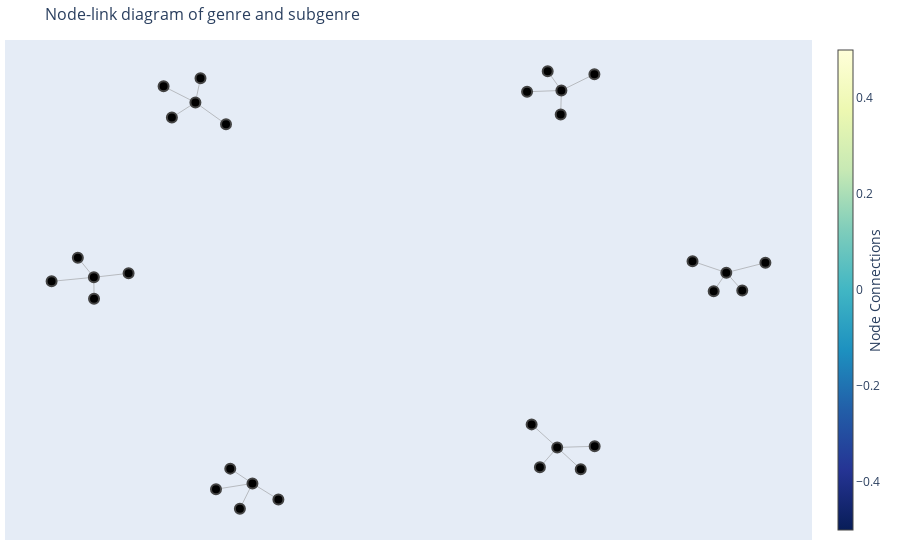

The cell this chart's notebook holds for it:
### Code cell


### Figure 1 — Plotly figure (JSON) as saved in the notebook; plotly's stock layout.template omitted (floating-point values rounded to 4 significant figures)
{"data": [{"hoverinfo": "none", "line": {"color": "#888", "width": 0.5}, "mode": "lines", "type": "scatter", "x": [-0.7971, -0.7966, null, -0.7971, -0.9089, null, -0.7971, -0.7052, null, -0.7971, -0.8394, null, -0.3776, -0.4363, null, -0.3776, -0.4108, null, -0.3776, -0.474, null, -0.3776, -0.309, null, 0.8758, 0.7865, null, 0.8758, 0.9792, null, 0.8758, 0.918, null, 0.8758, 0.8424, null, -0.5285, -0.4475, null, -0.5285, -0.515, null, -0.5285, -0.5907, null, -0.5285, -0.6126, null, 0.4286, 0.4908, null, 0.4286, 0.3609, null, 0.4286, 0.3828, null, 0.4286, 0.5276, null, 0.4396, 0.4378, null, 0.4396, 0.5269, null, 0.4396, 0.3488, null, 0.4396, 0.4034, null], "y": [0.01517, -0.07892, null, 0.01517, -0.002679, null, 0.01517, 0.03239, null, 0.01517, 0.1013, null, -0.8889, -0.8241, null, -0.8889, -1, null, -0.8889, -0.9144, null, -0.8889, -0.9595, null, 0.03538, 0.0856, null, 0.03538, 0.07886, null, 0.03538, -0.04317, null, 0.03538, -0.04598, null, 0.7818, 0.6859, null, 0.7818, 0.8882, null, 0.7818, 0.7156, null, 0.7818, 0.8525, null, -0.7312, -0.8264, null, -0.7312, -0.63, null, -0.7312, -0.8179, null, -0.7312, -0.7261, null, 0.8345, 0.7288, null, 0.8345, 0.9058, null, 0.8345, 0.8287, null, 0.8345, 0.9187, null]}, {"hoverinfo": "text", "marker": {"color": [], "colorbar": {"thickness": 15, "title": {"side": "right", "text": "Node Connections"}, "xanchor": "left"}, "colorscale": [[0, "rgb(255,255,217)"], [0.125, "rgb(237,248,177)"], [0.25, "rgb(199,233,180)"], [0.375, "rgb(127,205,187)"], [0.5, "rgb(65,182,196)"], [0.625, "rgb(29,145,192)"], [0.75, "rgb(34,94,168)"], [0.875, "rgb(37,52,148)"], [1, "rgb(8,29,88)"]], "line": {"width": 2}, "reversescale": true, "size": 10}, "mode": "markers", "type": "scatter", "x": [-0.7971, -0.7966, -0.9089, -0.7052, -0.8394, -0.3776, -0.4363, -0.4108, -0.474, -0.309, 0.8758, 0.7865, 0.9792, 0.918, 0.8424, -0.5285, -0.4475, -0.515, -0.5907, -0.6126, 0.4286, 0.4908, 0.3609, 0.3828, 0.5276, 0.4396, 0.4378, 0.5269, 0.3488, 0.4034], "y": [0.01517, -0.07892, -0.002679, 0.03239, 0.1013, -0.8889, -0.8241, -1, -0.9144, -0.9595, 0.03538, 0.0856, 0.07886, -0.04317, -0.04598, 0.7818, 0.6859, 0.8882, 0.7156, 0.8525, -0.7312, -0.8264, -0.63, -0.8179, -0.7261, 0.8345, 0.7288, 0.9058, 0.8287, 0.9187]}], "layout": {"annotations": [{"showarrow": false, "text": "", "x": 0.005, "xref": "paper", "y": -0.002, "yref": "paper"}], "hovermode": "closest", "margin": {"b": 20, "l": 5, "r": 5, "t": 40}, "showlegend": false, "title": {"font": {"size": 16}, "text": "Node-link diagram of genre and subgenre"}, "xaxis": {"showgrid": false, "showticklabels": false, "zeroline": false}, "yaxis": {"showgrid": false, "showticklabels": false, "zeroline": false}}}
